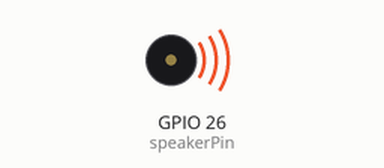
Recording of a sketch running on a simulated ESP32. On the bench: buzzer (waves = sounding).

Above: at 0.1 s.
Timing chart, 0 to 1.6 s (numbered marks = the images above):
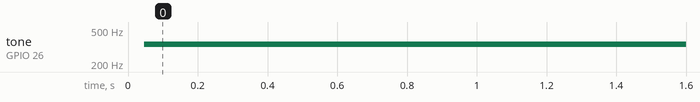

Measured:
- by itself, tone on GPIO 26 (speakerPin): silent → 341 Hz at 0.05 s

The sketch:

Wuyuan.ino
```cpp
#define speakerPin 26                                  //設定蜂鸣器接腳為GPIO26
void setup()
{
      pinMode(speakerPin,OUTPUT);                    //設定蜂鳴器為輸出
}

void loop()
{

unsigned char i,j;                                      //定義變數
while(1)
  {
    for(i=0;i<80;i++);                                        //發出一個频率的聲音
      {
          digitalWrite(speakerPin,HIGH);                       //發出聲音
          delay(1);                                                      //延时1ms
          digitalWrite(speakerPin,LOW);                      //不發聲音
          delay(1);                                                      //延时1ms

          for(i=0;i<100;i++);                                     //發出另一個頻率的聲音
          {
              digitalWrite(speakerPin,HIGH);                      //發聲音
              delay(2);                                                     //延时2ms
              digitalWrite(speakerPin,LOW);                     //不發聲音
              delay(2);                                                     //延时2ms
          }
      }
  }
}
```
